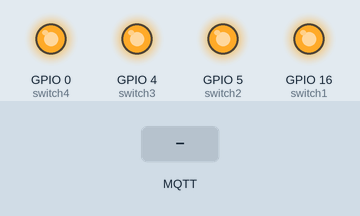
The sketch below on a simulated ESP8266 (NodeMCU). On the bench: output pins drawn as LEDs (lit = HIGH). The test bench sets the inputs (shaded band). WiFi joins after 1.5 s; servers stay silent unless stated; no MQTT or app messages arrive unless stated; what the sketch prints to the serial monitor is not drawn.

Above: at 2.7 s.
2.8 s: MQTT message "on" arrives on the first subscribed topic
At 3.5 s:
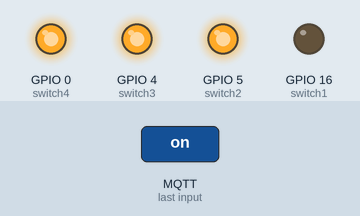
4.3 s: MQTT message "on" arrives on the third subscribed topic
At 4.7 s:
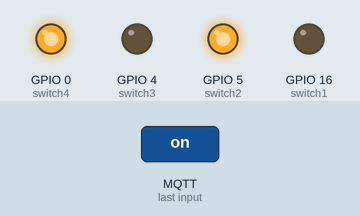
5.8 s: MQTT message "off" arrives on the first subscribed topic
At 7.0 s:
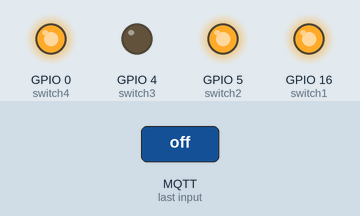
7.3 s: MQTT message "on" arrives on the second subscribed topic
At 8.1 s:
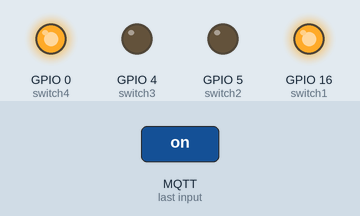
8.8 s: MQTT message "off" arrives on the third subscribed topic
At 9.3 s:
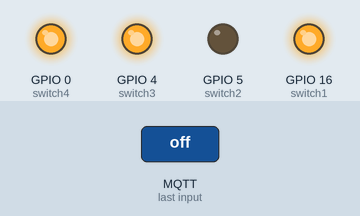
10.3 s: MQTT message "off" arrives on the second subscribed topic
At 11.6 s:
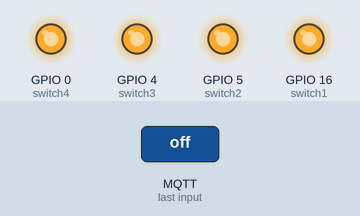
Timing chart, 0 to 12.8 s (numbered marks = the images above; inputs shaded):
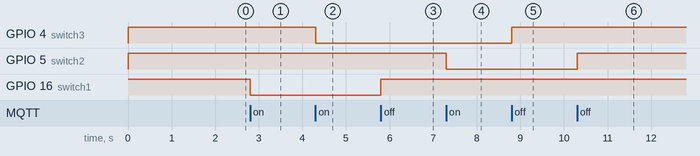

Measured:
- after the input at 2.8 s, GPIO 16 (switch1): HIGH → LOW at once
- after the input at 4.3 s, GPIO 4 (switch3): HIGH → LOW at once
- after the input at 5.8 s, GPIO 16 (switch1): LOW → HIGH at once
- after the input at 7.3 s, GPIO 5 (switch2): HIGH → LOW at once
- after the input at 8.8 s, GPIO 4 (switch3): LOW → HIGH at once
- after the input at 10.3 s, GPIO 5 (switch2): LOW → HIGH at once

The sketch:

sketch_jul13a.ino
```cpp
#include <ESP8266WiFi.h>
#include <PubSubClient.h>
#include <SoftwareSerial.h>
SoftwareSerial s(3,1);

const char* ssid = "Linksys19039";
const char* password = "npnftfpd8r";
const char* mqtt_server = "192.168.1.149";


WiFiClient espClient;
PubSubClient client(espClient);

const int switch1=16; //data pin d0
const int switch2=5; //data pin d1
const int switch3=4; //data pin d2
const int switch4= 0;//data pin d3


void setup_wifi() {
  delay(10);
  // We start by connecting to a WiFi network
  Serial.println();
  Serial.print("Connecting to ");
  Serial.println(ssid);
  WiFi.begin(ssid, password);
  while (WiFi.status() != WL_CONNECTED) {
    delay(500);
    Serial.print(".");
  }
  Serial.println("");
  Serial.print("WiFi connected - ESP IP address: ");
  Serial.println(WiFi.localIP());
}

void callback(String topic, byte* message, unsigned int length) {
  Serial.print("Message arrived on topic: ");
  Serial.print(topic);
  Serial.print(". Message: ");
  String messageTemp;

  for (int i = 0; i < length; i++) {
    Serial.print((char)message[i]);
    messageTemp += (char)message[i];
  }
  Serial.println();

  if (topic == "room/switch1") {
    Serial.print("Changing Room switch to ");
    if (messageTemp == "on") {
      digitalWrite(switch1, LOW);
      Serial.print("switch1 on");
    }
else if (messageTemp == "off"){
  digitalWrite(switch1,HIGH);
  Serial.print("switch off");
}
}

if (topic == "room/switch2") {
    Serial.print("Changing Room switch to ");
    if (messageTemp == "on") {
      digitalWrite(switch2, LOW);
      Serial.print("switch2 on");
    }
else if (messageTemp == "off"){
  digitalWrite(switch2,HIGH);
  Serial.print("switch2 off");
}
}

if (topic == "room/switch3") {
    Serial.print("Changing auto switch to ");
    if (messageTemp == "on") {
      digitalWrite(switch3, LOW);
      Serial.print("switch3 on");
    }
else if (messageTemp == "off"){
  digitalWrite(switch3,HIGH);
  Serial.print("switch3 off");
}
}

if (topic == "room/switch4") {
    Serial.print("Changing auto switch to ");
    if (messageTemp == "on") {
      digitalWrite(switch4, LOW);
      Serial.print("switch4 on");
    }
else if (messageTemp == "off"){
  digitalWrite(switch4,HIGH);
  Serial.print("switch4 off");
}
}


  if (topic == "room/fan") {
    Serial.print("Changing Room lamp to ");
    if (messageTemp == "0") {
      //digitalWrite(fan, HIGH);
      Serial.print("fan off");
      s.write(0x00);
    }


  else if (messageTemp == "1") {
    Serial.print("speed 64");
    s.write(0x40);

  }

  else if (messageTemp == "2") {
    Serial.print("speed 80");
    s.write(0x50);
  }

  else if (messageTemp == "3") {
    Serial.print("speed 100");
    s.write(0x64);

  } else if (messageTemp == "4") {
    Serial.print("speed 100");
    s.write(0x96);

  }
  else if (messageTemp == "5") {
    Serial.print("speed 50");
    s.write(0xA0);
  }
  else if (messageTemp == "6") {
    Serial.print("speed 50");
    s.write(0xB4);
  }
  else if (messageTemp == "7") {
    Serial.print("speed 50");
    s.write(0xDC);
  }
  else if (messageTemp == "8") {
    Serial.print("speed 50");
    s.write(0xE6);
  }
  else if (messageTemp == "9") {
    Serial.print("speed 50");
    s.write(0xFA);
  }
  else if (messageTemp == "10") {
    Serial.print("speed 50");
    s.write(0xFF);
  }


  }


  Serial.println();
}

void reconnect() {
  // Loop until we're reconnected
  while (!client.connected()) {
    Serial.print("Attempting MQTT connection...");

    if (client.connect("ESP8266Client")) {
      Serial.println("connected");
      // Subscribe or resubscribe to a topic
      // You can subscribe to more topics (to control more LEDs in this example)
      client.subscribe("room/switch1");
      client.subscribe("room/switch2");
      client.subscribe("room/switch3");
      client.subscribe("room/switch4");
      client.subscribe("room/fan");
    } else {
      Serial.print("failed, rc=");
      Serial.print(client.state());
      Serial.println(" try again in 5 seconds");
      // Wait 5 seconds before retrying
      delay(5000);
    }
  }
}
void setup() {
  pinMode(switch1, OUTPUT);
  pinMode(switch2, OUTPUT);
  pinMode(switch3, OUTPUT);
  pinMode(switch4, OUTPUT);

  digitalWrite(switch1,HIGH);
  digitalWrite(switch2,HIGH);
  digitalWrite(switch3,HIGH);
  digitalWrite(switch4,HIGH);


  Serial.begin(115200);
  Serial1.begin(115200);
  s.begin(9600);

  setup_wifi();
  client.setServer(mqtt_server, 1883);
  client.setCallback(callback);

}

void loop() {

  if (!client.connected()) {
    reconnect();
  }
  if (!client.loop())
    client.connect("ESP8266Client");
}
```
